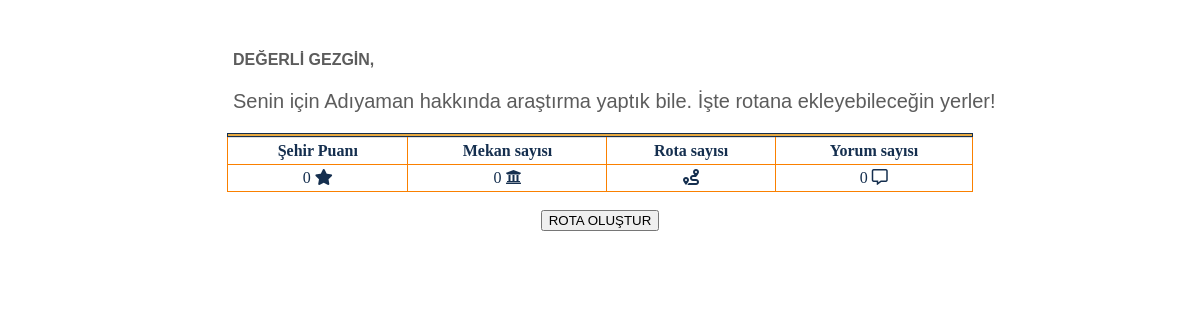
The page /mekanTanitim.php?secilenSehir=Adıyaman on the database as committed earlier.
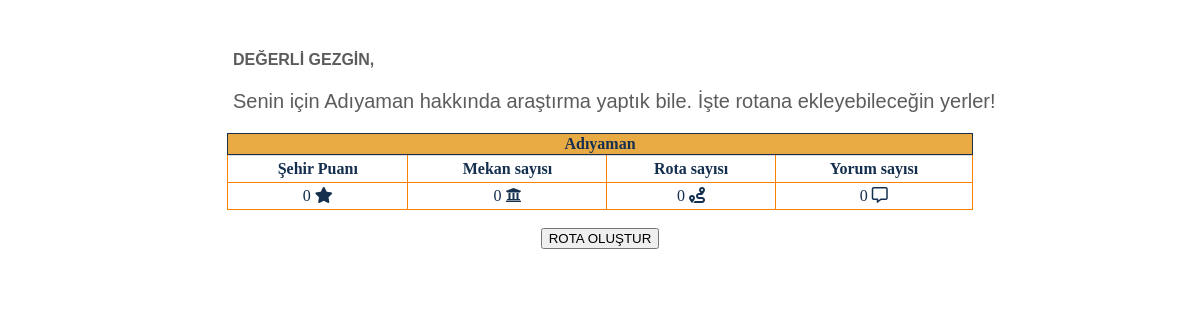
The same page on the database as committed later.
### tables this page shows
CREATE TABLE IF NOT EXISTS `sehirler` (
  `plaka` int(11) NOT NULL,
  `sehir_adi` varchar(45) NOT NULL,
  `sayac` int(11) DEFAULT NULL,
  PRIMARY KEY (`plaka`)
);

### mekanTanitim.php (the view, shortened to what this page needs)
<?php require_once("baglan.php");
?>
<!DOCTYPE html>
<html lang="en">
<head>
  <link rel="stylesheet" href="https://cdnjs.cloudflare.com/ajax/libs/font-awesome/5.15.4/css/all.min.css" />
  <link rel="stylesheet" href="css/styles_mekanTanitim.css">
  <link rel="stylesheet" href="https://use.fontawesome.com/releases/v5.0.7/css/all.css">
</head>
<body>
  <?php
  if ($_SERVER["REQUEST_METHOD"] == "GET") {
    $secilenSehir = $_GET["secilenSehir"];
  }
  ?>
  <div class="welcome">
    <br>
    <h4>DEĞERLİ GEZGİN,</h4>
    <p>Senin için <?php echo $secilenSehir; ?> hakkında araştırma yaptık bile. İşte rotana ekleyebileceğin yerler!</p>
  </div>
  <div style="overflow-x:auto;">
    <table class="sehirTable3">
      <tr>
        <?php
        $sql = "SELECT * FROM sehirler WHERE sehir_adi = '$secilenSehir'";
        $result = $baglanti->query($sql);
        $sehirler = $result->fetch_assoc();
        ?>
        <th> <?php echo $sehirler['sehir_adi'] ?> </th>
      </tr>
    </table>
    <table class="sehirTable2">
      <tr>
        <th>Şehir Puanı</th>
        <th>Mekan sayısı</th>
        <?php
        $sql_mekan_sayisi = "SELECT COUNT(*) as mekanSayisi  FROM mekanlar WHERE plaka = '{$sehirler['plaka']}'";
        $result2 = $baglanti->query($sql_mekan_sayisi);
        $mekan_sayisi = $result2->fetch_assoc();
        ?>
        <th>Rota sayısı</th>
        <th>Yorum sayısı</th>
        <?php
        $yorum_sayisi = 0;
        $mekan_puani = 0;
        ?>
      </tr>
      <tr>
        <td>
          <?php if($mekan_puani>0){
            echo number_format($mekan_puani / $yorum_sayisi, 1, '.', '');
          }
          else {echo $mekan_puani;}
        ?>
        <i class="fas fa-star"></i></td>
        <td id="mekan_sayac"> <?php echo $mekan_sayisi['mekanSayisi'] ?> <i class='fas fa-university'></i></td>
        <td > <?php echo $sehirler['sayac'] ?> <i class='fas fa-route'></i></td>
        <td> <?php echo $yorum_sayisi ?> <i class='far fa-comment-alt'></i></td>
      </tr>
    </table>
  </div><br>
        <center>
            <button  id="rota_olustur" onclick="rotaOlustur()">ROTA OLUŞTUR</button>
        </center>
</body>
</html>

Rows that differ between the two databases and show on the page:
added sehirler: sehir_adi "Adıyaman", sayac "0"
